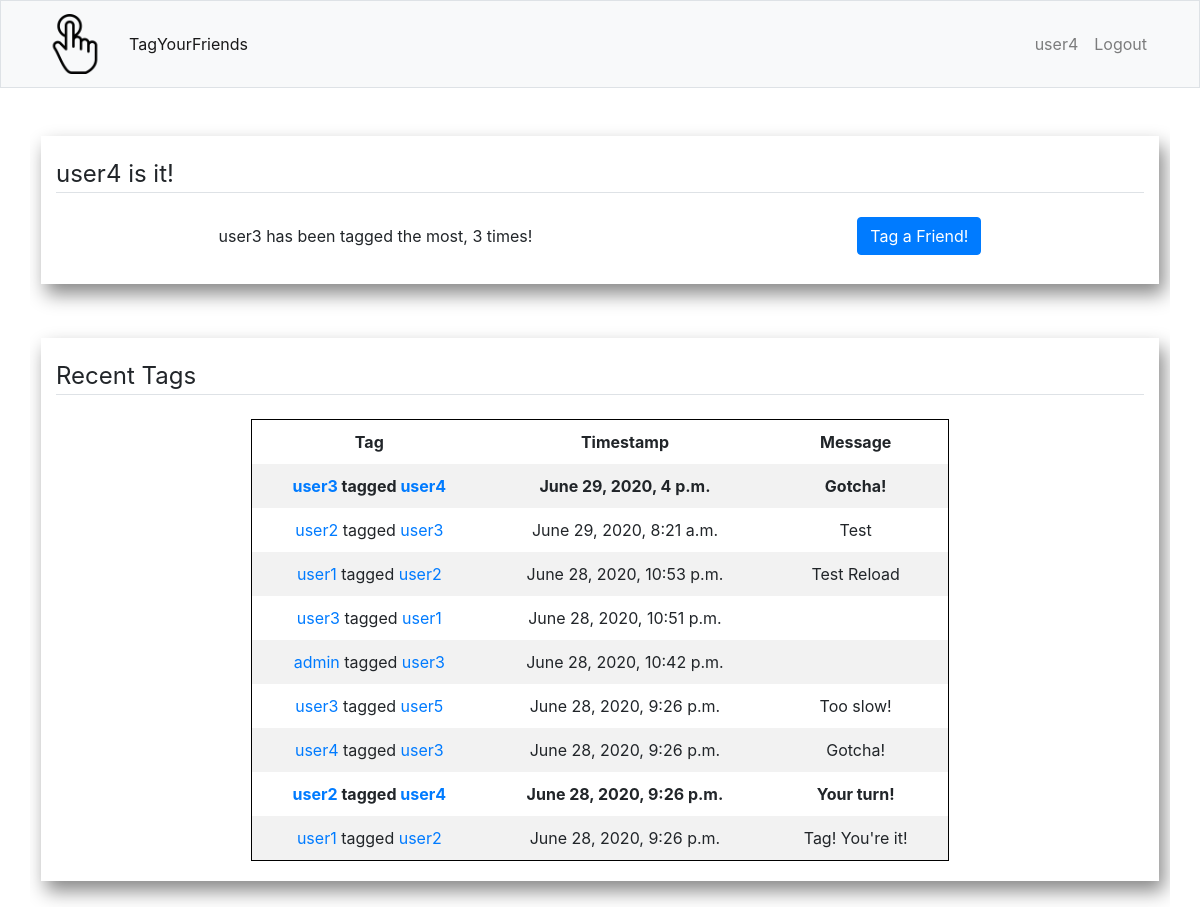
/ (signed in), run on the app's committed database.
### tag/models.py (models this page shows, shortened)
class Tag(models.Model):
    fromTag = models.ForeignKey(User, on_delete=models.CASCADE, related_name="tags")
    toTag = models.ForeignKey(User, on_delete=models.CASCADE, related_name="taggedBy")
    message = models.CharField(max_length=256, blank=True)
    timestamp = models.DateTimeField(auto_now_add=True)

### tag/views.py (the view)
# urls.py: path("", views.index, name="index"),
def index(request):
    tagModelForm = TagModelForm(request.user.username, auto_id="tag_%s")
    tags = Tag.objects.all().order_by('-timestamp')[:100]
    if (tags.first() is not None):
        itUser = tags.first().toTag
    mostTaggedObject = Tag.objects.all().values('toTag').annotate(total=Count('toTag')).order_by('-total').first()
    mostTaggedUser = User.objects.get(pk=mostTaggedObject['toTag'])
    context = {
        'tags': tags,
        'itUser': itUser,
        'mostTaggedUser': mostTaggedUser,
        'mostTaggedCount': mostTaggedObject['total'],
        'tagModelForm': tagModelForm,
    }
    return render(request, "tag/index.html", context)

### tag/templates/tag/index.html (shortened to what this page needs)
{% extends "tag/layout.html" %}
{% load crispy_forms_tags %}
{% load tz %}
{% localtime on %}
{% block content %}
    <div class="row">
        <div class="container card-container">
            <legend class="border-bottom mb-4">{{ itUser }} is it!</legend>
            <p>{{ mostTaggedUser }} has been tagged the most, {{ mostTaggedCount }} times!</p>
            <button type="button" id="openTagModal" class="newTagModal btn btn-primary" data-toggle="modal" data-target="#tagModal" disabled=true>
                Tag a Friend!
            </button>
        </div>
    </div>
    <br>
    <div class="row">
        <div class="container card-container">
            <legend class="border-bottom mb-4">Recent Tags</legend>
            <div class="row">
                <div class="col">
                    {% if tags %}
                        <table id="tagsTable">
                            <tr>
                                <th>Tag</th>
                                <th>Timestamp</th>
                                <th>Message</th>
                            </tr>
                            {% for tag in tags %}
                                {% if tag.toTag == user %}
                                    <tr>
                                        <td style="font-weight:bold"><a href="{% url 'user' username=tag.fromTag %}">{{ tag.fromTag }}</a> tagged <a href="{% url 'user' username=tag.toTag %}">{{ tag.toTag }}</a></td>
                                        <td style="font-weight:bold">{{ tag.timestamp }}</td>
                                        <td style="font-weight:bold">{{ tag.message }} </td>
                                    </tr>
                                {% else %}
                                    <tr>
                                        <td><a href="{% url 'user' username=tag.fromTag %}">{{ tag.fromTag }}</a> tagged <a href="{% url 'user' username=tag.toTag %}">{{ tag.toTag }}</a></td>
                                        <td>{{ tag.timestamp }}</td>
                                        <td>{{ tag.message }} </td>
                                    </tr>
                                {% endif %}
                            {% endfor %}
                        </table>
                    {% else %}
                        <p>No tags yet! Tag one of your friends to get things started!</p>
                    {% endif %}
                </div>
            </div>
        </div>
    </div>
{% endblock content %}
{% endlocaltime %}

### tag/templates/tag/layout.html (shortened to what this page needs)
{% load static %}
<!DOCTYPE html>
<html lang="en">
    <head>
        <link rel="stylesheet" href="https://stackpath.bootstrapcdn.com/bootstrap/4.5.0/css/bootstrap.min.css"
>
        <link rel="stylesheet" href="{% static 'style.css' %}">
    </head>
    <body>
        <nav class="navbar navbar-expand-lg navbar-light bg-light border navbar-fixed-top">
            <div class="container">
                <a class="navbar-brand" href="{% url 'index' %}">
                    <img src="{% static 'tagLogo.png' %}" width="60" height="60" alt="TagYourFriends">
                </a>
                <div class="collapse navbar-collapse" id="navbarNavDropdown">
                {% if user.is_authenticated %}
                    <ul class="navbar-nav">
                    <li class="nav-item active">
                        <a class="nav-link" href="{% url 'index' %}">TagYourFriends</a>
                    </li>
                    </ul>
                    <ul class="navbar-nav ml-auto">
                        <li class="nav-item"><a class="nav-link" href="{% url 'user' username=user.username %}">{{ user.username }}</a></li>
                        <li class="nav-item"><a class="nav-link" href="{% url 'logout' %}">Logout</a></li>
                    </ul>
                {% else %}
                    <ul class="navbar-nav ml-auto">
                        <li class="nav-item"><a class="nav-link" href="{% url 'register' %}">Register</a></li>
                        <li id="login_btn" class="nav-item"><a class="nav-link" href="{% url 'login' %}">Login</a></li>
                    </ul>
                {% endif %}
                </div>
            </div>
        </nav>
    </body>
    <main class="container p-3">
        {% block content %}{% endblock %}
    </main>
</html>

### tag/static/style.css (style rules this page uses)
body { padding-top: 100px; }
main { overflow-x: auto; }
table { border-collapse: collapse; border: 1px solid black; width: 100%; }
td,th { padding: 10px; padding-left: 40px; padding-right: 40px; text-align: center; }
tr:nth-child(even) { background-color: #f2f2f2; }
tr:nth-child(odd) { background-color: #FFF; }
.navbar { position: fixed; top: 0; width: 100%; z-index: 1; }
.card-container { display: flex; flex-direction: row; flex-wrap: wrap; justify-content: space-around; align-items: baseline; background-color: #FFF; margin: 10px; margin-top: 20px; padding-bottom: 20px; padding-top: 20px; box-shadow: 5px 10px 18px #888888; }

### data on the page
Tag: fromTag "user3", toTag "user4", timestamp "June 29, 2020, 4 p.m.", message "Gotcha!"
Tag: fromTag "user2", toTag "user3", timestamp "June 29, 2020, 8:21 a.m.", message "Test"
Tag: fromTag "user1", toTag "user2", timestamp "June 28, 2020, 10:53 p.m.", message "Test Reload"
Tag: fromTag "user3", toTag "user1", timestamp "June 28, 2020, 10:51 p.m."
Tag: fromTag "admin", toTag "user3", timestamp "June 28, 2020, 10:42 p.m."
Tag: fromTag "user3", toTag "user5", timestamp "June 28, 2020, 9:26 p.m.", message "Too slow!"
Tag: fromTag "user4", toTag "user3", timestamp "June 28, 2020, 9:26 p.m.", message "Gotcha!"
Tag: fromTag "user2", toTag "user4", timestamp "June 28, 2020, 9:26 p.m.", message "Your turn!"
Tag: fromTag "user1", toTag "user2", timestamp "June 28, 2020, 9:26 p.m.", message "Tag! You're it!"

### other printed values
{{ user.username }} "user4"
{{ itUser }} "user4"
{{ mostTaggedUser }} "user3"
{{ mostTaggedCount }} "3"
